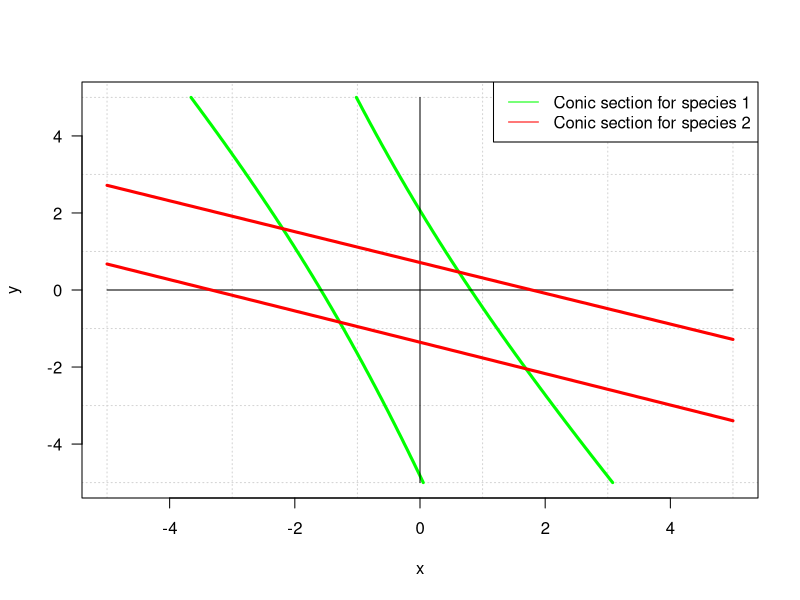

The R script that drew this image:
### GAEL BARDON ###
### 21/07/2020 ###
### Representation of the intersection of conic sections that come from the equation allowing to compute the densities at equilbirum for the structured combined model of competition.

alpha11 <- runif(1, 0.5,2)
beta12 <- runif(1, 0.2,1)
alpha12 <- runif(1, 0.2,1)
beta11 <- runif(1, 0.5,2)
c1 <- runif(1,0.2,0.9)
d1 <- runif(1,1,5)

alpha22 <- runif(1, 0.5,2)
beta21 <- runif(1, 0.2,1)
alpha21 <- runif(1, 0.2,1)
beta22 <- runif(1, 0.5,2)
c2 <- runif(1,0.2,0.9)
d2 <- runif(1,1,5)


## Function f1 and f2 are the conics sections and the intersection points are the solutions of the system
f1 <- function(x,y) alpha11*beta11*x^2+alpha12*beta12*y^2+(alpha11*beta12+alpha12*beta11)*x*y+(beta11+alpha11-c1*alpha11)*x+(beta12+alpha12-c1*alpha12)*y+(1-c1-d1)
x <- y <- seq(-5,5,length=100)
z <- outer(x,y,f1)
contour(
  x=x, y=x, z=z, 
  levels=0, las=1, drawlabels=FALSE, lwd=3,panel.first = grid(), col="green", xlab="x", ylab='y'
)
lines(c(0,0),c(5,-5))
lines(c(-5,5),c(0,0))

f2 <- function(x,y) alpha22*beta22*y^2+alpha21*beta21*x^2+(alpha22*beta21+alpha21*beta22)*x*y+(beta22+alpha22-c2*alpha22)*y+(beta21+alpha21-c2*alpha21)*x+(1-c2-d2)
x <- y <- seq(-5,5,length=100)
z <- outer(x,y,f2)
contour(
  x=x, y=x, z=z, 
  levels=0, las=1, drawlabels=FALSE, lwd=3, add=TRUE,panel.first = grid(), col="red"
)
legend("topright", legend=c("Conic section for species 1", "Conic section for species 2"), col=c("green", "red"), lty=1)

